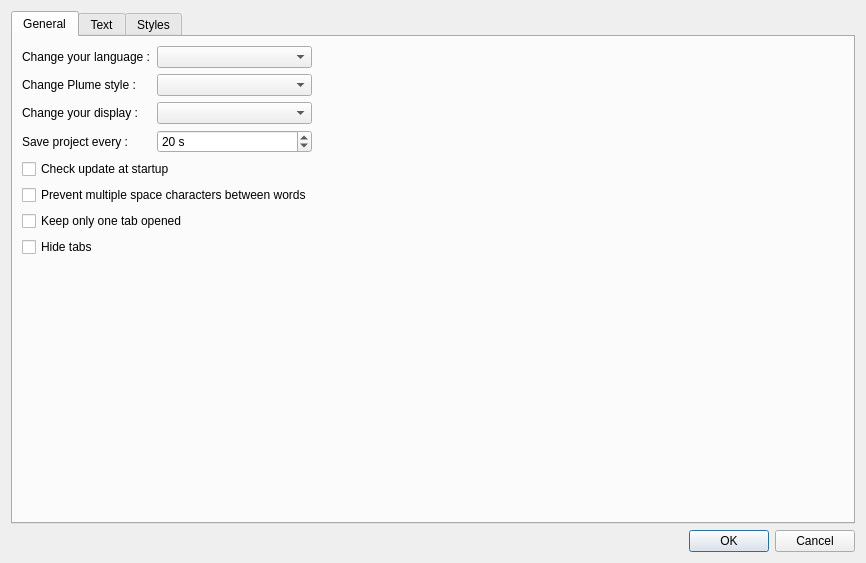
<?xml version="1.0" encoding="UTF-8"?>
<ui version="4.0">
 <class>SettingsDialog</class>
 <widget class="QDialog" name="SettingsDialog">
  <property name="geometry">
   <rect>
    <x>0</x>
    <y>0</y>
    <width>860</width>
    <height>563</height>
   </rect>
  </property>
  <property name="windowTitle">
   <string>Settings Dialog</string>
  </property>
  <property name="windowIcon">
   <iconset resource="pics.qrc">
    <normaloff>:/pics/plume-creator.png</normaloff>:/pics/plume-creator.png</iconset>
  </property>
  <property name="locale">
   <locale language="English" country="UnitedKingdom"/>
  </property>
  <layout class="QGridLayout" name="gridLayout_2">
   <item row="0" column="0">
    <widget class="QTabWidget" name="tabWidget">
     <property name="currentIndex">
      <number>0</number>
     </property>
     <widget class="QWidget" name="generalTab">
      <attribute name="title">
       <string>General</string>
      </attribute>
      <layout class="QGridLayout" name="gridLayout_7">
       <item row="0" column="0">
        <layout class="QFormLayout" name="formLayout">
         <property name="fieldGrowthPolicy">
          <enum>QFormLayout::AllNonFixedFieldsGrow</enum>
         </property>
         <item row="0" column="0">
          <widget class="QLabel" name="label_2">
           <property name="text">
            <string>Change your language :</string>
           </property>
          </widget>
         </item>
         <item row="0" column="1">
          <widget class="QComboBox" name="langComboBox"/>
         </item>
         <item row="1" column="0">
          <widget class="QLabel" name="label">
           <property name="text">
            <string>Change Plume style :</string>
           </property>
          </widget>
         </item>
         <item row="1" column="1">
          <widget class="QComboBox" name="styleComboBox"/>
         </item>
         <item row="2" column="0">
          <widget class="QLabel" name="label_3">
           <property name="text">
            <string>Change your display :</string>
           </property>
          </widget>
         </item>
         <item row="2" column="1">
          <widget class="QComboBox" name="displayModeComboBox"/>
         </item>
         <item row="3" column="0">
          <widget class="QLabel" name="label_4">
           <property name="text">
            <string>Save project every :</string>
           </property>
          </widget>
         </item>
         <item row="3" column="1">
          <widget class="QSpinBox" name="autosaveTimeSpinBox">
           <property name="accelerated">
            <bool>true</bool>
           </property>
           <property name="suffix">
            <string comment="seconds"> s</string>
           </property>
           <property name="minimum">
            <number>10</number>
           </property>
           <property name="maximum">
            <number>3600</number>
           </property>
           <property name="singleStep">
            <number>10</number>
           </property>
           <property name="value">
            <number>20</number>
           </property>
          </widget>
         </item>
        </layout>
       </item>
       <item row="1" column="0">
        <layout class="QGridLayout" name="gridLayout">
         <item row="1" column="0">
          <widget class="QCheckBox" name="checkUpdateAtStartupCheckBox">
           <property name="text">
            <string>Check update at startup</string>
           </property>
          </widget>
         </item>
         <item row="2" column="0">
          <widget class="QCheckBox" name="preventDoubleSpaceCheckBox">
           <property name="text">
            <string>Prevent multiple space characters between words</string>
           </property>
          </widget>
         </item>
         <item row="3" column="0">
          <widget class="QCheckBox" name="oneTabOnlyCheckBox">
           <property name="text">
            <string>Keep only one tab opened</string>
           </property>
          </widget>
         </item>
         <item row="4" column="0">
          <widget class="QCheckBox" name="noTabCheckBox">
           <property name="text">
            <string>Hide tabs</string>
           </property>
          </widget>
         </item>
        </layout>
       </item>
       <item row="2" column="0">
        <spacer name="verticalSpacer">
         <property name="orientation">
          <enum>Qt::Vertical</enum>
         </property>
         <property name="sizeHint" stdset="0">
          <size>
           <width>20</width>
           <height>40</height>
          </size>
         </property>
        </spacer>
       </item>
       <item row="0" column="1">
        <spacer name="horizontalSpacer_2">
         <property name="orientation">
          <enum>Qt::Horizontal</enum>
         </property>
         <property name="sizeHint" stdset="0">
          <size>
           <width>40</width>
           <height>20</height>
          </size>
         </property>
        </spacer>
       </item>
      </layout>
     </widget>
     <widget class="QWidget" name="textTab">
      <attribute name="title">
       <string>Text</string>
      </attribute>
      <layout class="QGridLayout" name="gridLayout_3">
       <item row="0" column="0">
        <widget class="QGroupBox" name="groupBox_3">
         <property name="title">
          <string>Main Text Area</string>
         </property>
         <property name="flat">
          <bool>false</bool>
         </property>
         <layout class="QFormLayout" name="formLayout_2">
          <item row="0" column="0">
           <widget class="QLabel" name="label_5">
            <property name="text">
             <string>Text Area Width :</string>
            </property>
           </widget>
          </item>
          <item row="0" column="1">
           <widget class="QSpinBox" name="widthSpin">
            <property name="accelerated">
             <bool>true</bool>
            </property>
            <property name="suffix">
             <string> px</string>
            </property>
            <property name="minimum">
             <number>100</number>
            </property>
            <property name="maximum">
             <number>2000</number>
            </property>
            <property name="value">
             <number>600</number>
            </property>
           </widget>
          </item>
         </layout>
        </widget>
       </item>
       <item row="0" column="1">
        <widget class="QGroupBox" name="groupBox_4">
         <property name="title">
          <string>Fullscreen Text Area</string>
         </property>
         <layout class="QFormLayout" name="formLayout_4">
          <item row="0" column="0">
           <widget class="QCheckBox" name="showFullScrollbarBox">
            <property name="text">
             <string>CheckBox</string>
            </property>
           </widget>
          </item>
         </layout>
        </widget>
       </item>
       <item row="1" column="0">
        <widget class="QGroupBox" name="groupBox">
         <property name="title">
          <string>Synopsis Area</string>
         </property>
         <layout class="QGridLayout" name="gridLayout_5">
          <item row="0" column="0">
           <widget class="QLabel" name="label_6">
            <property name="text">
             <string>Default Text Font :</string>
            </property>
           </widget>
          </item>
          <item row="0" column="1" colspan="2">
           <widget class="QFontComboBox" name="synFontCombo">
            <property name="currentFont">
             <font>
              <family>Liberation Serif</family>
             </font>
            </property>
           </widget>
          </item>
          <item row="0" column="3">
           <widget class="QSpinBox" name="synSpin">
            <property name="minimum">
             <number>6</number>
            </property>
            <property name="maximum">
             <number>30</number>
            </property>
            <property name="value">
             <number>12</number>
            </property>
           </widget>
          </item>
          <item row="1" column="0" colspan="2">
           <widget class="QCheckBox" name="synShowScrollbarBox">
            <property name="text">
             <string>Show scrollbar</string>
            </property>
           </widget>
          </item>
          <item row="2" column="0">
           <widget class="QLabel" name="label_7">
            <property name="text">
             <string>Paragraph Indent :</string>
            </property>
           </widget>
          </item>
          <item row="2" column="2">
           <widget class="QSpinBox" name="synIndentSpin">
            <property name="maximum">
             <number>500</number>
            </property>
            <property name="value">
             <number>20</number>
            </property>
           </widget>
          </item>
          <item row="3" column="0">
           <widget class="QLabel" name="label_8">
            <property name="text">
             <string>Margin :</string>
            </property>
           </widget>
          </item>
          <item row="3" column="2">
           <widget class="QSpinBox" name="synMarginSpin">
            <property name="maximum">
             <number>50</number>
            </property>
            <property name="value">
             <number>10</number>
            </property>
           </widget>
          </item>
         </layout>
        </widget>
       </item>
       <item row="1" column="1">
        <widget class="QGroupBox" name="groupBox_2">
         <property name="title">
          <string>Note Area</string>
         </property>
         <layout class="QGridLayout" name="gridLayout_6">
          <item row="0" column="0">
           <widget class="QLabel" name="label_9">
            <property name="text">
             <string>Default Text Font :</string>
            </property>
           </widget>
          </item>
          <item row="0" column="1" colspan="2">
           <widget class="QFontComboBox" name="noteFontCombo">
            <property name="currentFont">
             <font>
              <family>Liberation Serif</family>
             </font>
            </property>
           </widget>
          </item>
          <item row="0" column="3">
           <widget class="QSpinBox" name="noteSpin">
            <property name="minimum">
             <number>6</number>
            </property>
            <property name="maximum">
             <number>30</number>
            </property>
            <property name="value">
             <number>12</number>
            </property>
           </widget>
          </item>
          <item row="1" column="0" colspan="2">
           <widget class="QCheckBox" name="noteShowScrollbarBox">
            <property name="text">
             <string>Show scrollbar</string>
            </property>
           </widget>
          </item>
          <item row="2" column="0">
           <widget class="QLabel" name="label_11">
            <property name="text">
             <string>Paragraph Indent :</string>
            </property>
           </widget>
          </item>
          <item row="2" column="2">
           <widget class="QSpinBox" name="noteIndentSpin">
            <property name="maximum">
             <number>500</number>
            </property>
            <property name="value">
             <number>20</number>
            </property>
           </widget>
          </item>
          <item row="3" column="0">
           <widget class="QLabel" name="label_10">
            <property name="text">
             <string>Margin :</string>
            </property>
           </widget>
          </item>
          <item row="3" column="2">
           <widget class="QSpinBox" name="noteMarginSpin">
            <property name="maximum">
             <number>50</number>
            </property>
            <property name="value">
             <number>10</number>
            </property>
           </widget>
          </item>
         </layout>
        </widget>
       </item>
       <item row="2" column="0">
        <spacer name="verticalSpacer_2">
         <property name="orientation">
          <enum>Qt::Vertical</enum>
         </property>
         <property name="sizeHint" stdset="0">
          <size>
           <width>20</width>
           <height>40</height>
          </size>
         </property>
        </spacer>
       </item>
       <item row="0" column="2">
        <spacer name="horizontalSpacer_4">
         <property name="orientation">
          <enum>Qt::Horizontal</enum>
         </property>
         <property name="sizeHint" stdset="0">
          <size>
           <width>40</width>
           <height>20</height>
          </size>
         </property>
        </spacer>
       </item>
      </layout>
     </widget>
     <widget class="QWidget" name="stylesTab">
      <attribute name="title">
       <string>Styles</string>
      </attribute>
      <layout class="QHBoxLayout" name="horizontalLayout" stretch="0,0,0">
       <item>
        <layout class="QVBoxLayout" name="verticalLayout_2">
         <item>
          <widget class="QListWidget" name="styleListWidget"/>
         </item>
         <item>
          <layout class="QHBoxLayout" name="horizontalLayout_2">
           <item>
            <spacer name="horizontalSpacer_3">
             <property name="orientation">
              <enum>Qt::Horizontal</enum>
             </property>
             <property name="sizeHint" stdset="0">
              <size>
               <width>40</width>
               <height>20</height>
              </size>
             </property>
            </spacer>
           </item>
           <item>
            <widget class="QToolButton" name="renameStyleButton">
             <property name="minimumSize">
              <size>
               <width>0</width>
               <height>0</height>
              </size>
             </property>
             <property name="baseSize">
              <size>
               <width>0</width>
               <height>0</height>
              </size>
             </property>
             <property name="text">
              <string/>
             </property>
             <property name="icon">
              <iconset resource="pics.qrc">
               <normaloff>:/pics/edit-rename-32x32.png</normaloff>:/pics/edit-rename-32x32.png</iconset>
             </property>
            </widget>
           </item>
           <item>
            <widget class="QToolButton" name="removeStyleButton">
             <property name="text">
              <string/>
             </property>
             <property name="icon">
              <iconset resource="pics.qrc">
               <normaloff>:/pics/list-remove-32x32.png</normaloff>:/pics/list-remove-32x32.png</iconset>
             </property>
            </widget>
           </item>
           <item>
            <widget class="QToolButton" name="addStyleButton">
             <property name="text">
              <string/>
             </property>
             <property name="icon">
              <iconset resource="pics.qrc">
               <normaloff>:/pics/list-add-32x32.png</normaloff>:/pics/list-add-32x32.png</iconset>
             </property>
            </widget>
           </item>
          </layout>
         </item>
        </layout>
       </item>
       <item>
        <layout class="QVBoxLayout" name="verticalLayout">
         <item>
          <widget class="QGroupBox" name="groupBox_5">
           <property name="title">
            <string>Fixed Options :</string>
           </property>
           <layout class="QFormLayout" name="formLayout_3">
            <property name="fieldGrowthPolicy">
             <enum>QFormLayout::AllNonFixedFieldsGrow</enum>
            </property>
            <item row="1" column="0">
             <widget class="QLabel" name="label_12">
              <property name="text">
               <string>Text Font :</string>
              </property>
             </widget>
            </item>
            <item row="1" column="1">
             <widget class="QFontComboBox" name="styleFontCombo">
              <property name="currentFont">
               <font>
                <family>Liberation Serif</family>
               </font>
              </property>
             </widget>
            </item>
            <item row="2" column="1">
             <widget class="QSpinBox" name="styleSizeSpin">
              <property name="minimum">
               <number>6</number>
              </property>
              <property name="maximum">
               <number>30</number>
              </property>
              <property name="value">
               <number>12</number>
              </property>
             </widget>
            </item>
            <item row="4" column="0">
             <widget class="QLabel" name="label_14">
              <property name="text">
               <string>Paragraph Indent :</string>
              </property>
             </widget>
            </item>
            <item row="4" column="1">
             <widget class="QSpinBox" name="styleLeftMarginSpin">
              <property name="maximum">
               <number>500</number>
              </property>
              <property name="value">
               <number>20</number>
              </property>
             </widget>
            </item>
            <item row="6" column="0">
             <widget class="QLabel" name="label_13">
              <property name="text">
               <string>Spacing :</string>
              </property>
             </widget>
            </item>
            <item row="6" column="1">
             <widget class="QSpinBox" name="styleBottomMarginSpin">
              <property name="maximum">
               <number>50</number>
              </property>
              <property name="value">
               <number>10</number>
              </property>
             </widget>
            </item>
            <item row="2" column="0">
             <widget class="QLabel" name="label_15">
              <property name="text">
               <string>Text Size :</string>
              </property>
             </widget>
            </item>
            <item row="7" column="0">
             <widget class="QLabel" name="label_16">
              <property name="text">
               <string>Text Alignment :</string>
              </property>
             </widget>
            </item>
            <item row="7" column="1">
             <widget class="QComboBox" name="styleAlignComboBox">
              <item>
               <property name="text">
                <string>Left</string>
               </property>
              </item>
              <item>
               <property name="text">
                <string>Center</string>
               </property>
              </item>
              <item>
               <property name="text">
                <string>Right</string>
               </property>
              </item>
              <item>
               <property name="text">
                <string>Justified</string>
               </property>
              </item>
             </widget>
            </item>
            <item row="3" column="0">
             <widget class="QLabel" name="label_18">
              <property name="text">
               <string>1st Line Indent :</string>
              </property>
             </widget>
            </item>
            <item row="3" column="1">
             <widget class="QSpinBox" name="styleFirstLineIndentSpin">
              <property name="accelerated">
               <bool>true</bool>
              </property>
              <property name="maximum">
               <number>300</number>
              </property>
             </widget>
            </item>
            <item row="0" column="0">
             <widget class="QCheckBox" name="defaultStyleCheckBox">
              <property name="text">
               <string>Default Style</string>
              </property>
             </widget>
            </item>
           </layout>
          </widget>
         </item>
         <item>
          <widget class="QGroupBox" name="groupBox_6">
           <property name="enabled">
            <bool>false</bool>
           </property>
           <property name="title">
            <string>Default Options :</string>
           </property>
           <layout class="QGridLayout" name="gridLayout_4">
            <item row="0" column="0" colspan="2">
             <widget class="QLabel" name="label_17">
              <property name="text">
               <string>These options can be modified with the right-click menu.</string>
              </property>
             </widget>
            </item>
            <item row="1" column="0">
             <widget class="QCheckBox" name="styleItalicCheckBox">
              <property name="text">
               <string>Italic</string>
              </property>
             </widget>
            </item>
            <item row="1" column="1">
             <widget class="QCheckBox" name="styleBoldCheckBox">
              <property name="text">
               <string>Bold</string>
              </property>
             </widget>
            </item>
            <item row="2" column="0">
             <widget class="QCheckBox" name="styleUnderlineCheckBox">
              <property name="enabled">
               <bool>false</bool>
              </property>
              <property name="text">
               <string>Underline</string>
              </property>
             </widget>
            </item>
            <item row="2" column="1">
             <widget class="QCheckBox" name="styleStrikeCheckBox">
              <property name="enabled">
               <bool>false</bool>
              </property>
              <property name="text">
               <string>Strike Out</string>
              </property>
             </widget>
            </item>
            <item row="3" column="1">
             <spacer name="verticalSpacer_3">
              <property name="orientation">
               <enum>Qt::Vertical</enum>
              </property>
              <property name="sizeHint" stdset="0">
               <size>
                <width>20</width>
                <height>40</height>
               </size>
              </property>
             </spacer>
            </item>
           </layout>
          </widget>
         </item>
        </layout>
       </item>
       <item>
        <spacer name="horizontalSpacer">
         <property name="orientation">
          <enum>Qt::Horizontal</enum>
         </property>
         <property name="sizeHint" stdset="0">
          <size>
           <width>40</width>
           <height>20</height>
          </size>
         </property>
        </spacer>
       </item>
      </layout>
     </widget>
    </widget>
   </item>
   <item row="1" column="0">
    <widget class="QDialogButtonBox" name="buttonBox">
     <property name="orientation">
      <enum>Qt::Horizontal</enum>
     </property>
     <property name="standardButtons">
      <set>QDialogButtonBox::Cancel|QDialogButtonBox::Ok</set>
     </property>
    </widget>
   </item>
  </layout>
 </widget>
 <resources>
  <include location="pics.qrc"/>
 </resources>
 <connections>
  <connection>
   <sender>buttonBox</sender>
   <signal>accepted()</signal>
   <receiver>SettingsDialog</receiver>
   <slot>accept()</slot>
   <hints>
    <hint type="sourcelabel">
     <x>227</x>
     <y>541</y>
    </hint>
    <hint type="destinationlabel">
     <x>157</x>
     <y>274</y>
    </hint>
   </hints>
  </connection>
  <connection>
   <sender>buttonBox</sender>
   <signal>rejected()</signal>
   <receiver>SettingsDialog</receiver>
   <slot>reject()</slot>
   <hints>
    <hint type="sourcelabel">
     <x>295</x>
     <y>547</y>
    </hint>
    <hint type="destinationlabel">
     <x>286</x>
     <y>274</y>
    </hint>
   </hints>
  </connection>
  <connection>
   <sender>noTabCheckBox</sender>
   <signal>toggled(bool)</signal>
   <receiver>oneTabOnlyCheckBox</receiver>
   <slot>setDisabled(bool)</slot>
   <hints>
    <hint type="sourcelabel">
     <x>67</x>
     <y>277</y>
    </hint>
    <hint type="destinationlabel">
     <x>67</x>
     <y>259</y>
    </hint>
   </hints>
  </connection>
  <connection>
   <sender>noTabCheckBox</sender>
   <signal>toggled(bool)</signal>
   <receiver>oneTabOnlyCheckBox</receiver>
   <slot>setChecked(bool)</slot>
   <hints>
    <hint type="sourcelabel">
     <x>336</x>
     <y>276</y>
    </hint>
    <hint type="destinationlabel">
     <x>336</x>
     <y>255</y>
    </hint>
   </hints>
  </connection>
 </connections>
</ui>
